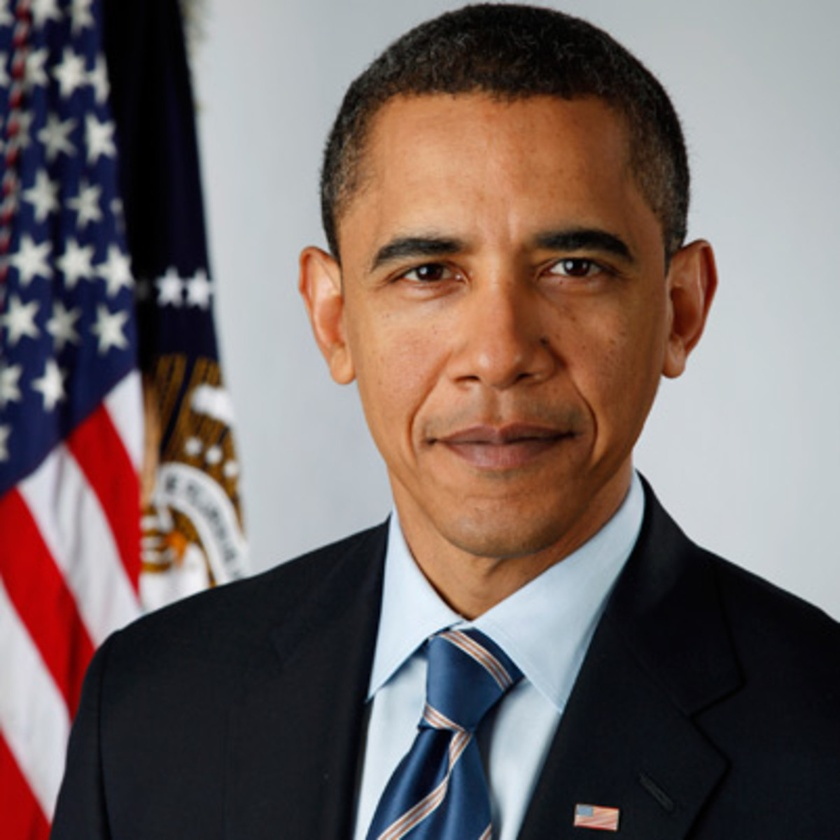
#> input picture obama.jpg, 840 x 840 px, shrunk from 1200 x 1200 before the run
$ jupyter execute --allow-errors face_swap.ipynb
#> lines starting #> are read from the running program, lines starting #| are printed output that depends on the picture
# Single image face swap using dlib and OpenCV
### Writen by:
- Eli Ghosn
- Guilherme Leite
- Rafael Rosenzvaig
### Professor Luciano Silva
### Insper - Computer Vision - 2020.2

This document will present an implementation for face swapping, between two different images, using two well-known computer vision python libraries: __dlib__ and __OpenCV__.

#### Implementation summary:
1. Load 2 images that contain a human face on it
2. Load pre-trained feature detection model
3. Apply model on images to retrieve features coordinates
4. Define facial area of interest using previously retrieved coordinates
5. Split facial area of interest into tringles
6. Cut facial region from both images and apply mask to remove the body from one image and the face from the other
7. Warp masked face image to allign with masked body image
8. Smooth edges to blend face into new body
9. Retrieve final image

To start our program, we need to import the libraries and images that are going to be used throughout our code.

[cell 1]
import cv2
import dlib
import numpy as np
from matplotlib import pyplot as plt

# Loading base images and coverting them to grayscale
face = cv2.imread("obama.jpg")
#> face is the input picture: shape (840, 840, 3); mean B, G, R 99.8, 102.3, 116.3
body = cv2.imread("trump.jpeg")
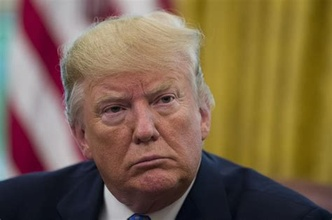
#> input picture trump.jpeg, 332 x 220 px, shrunk from 474 x 315 before the run
#> body is the input picture: shape (220, 332, 3); mean B, G, R 74.5, 100, 122.4

After importing, we convert the images to grayscale. This is done to enable feature identification that requires only 1 layer of color, instead of the usual 3 layered RGB format.

[cell 2]
face_gray = cv2.cvtColor(face, cv2.COLOR_BGR2GRAY)
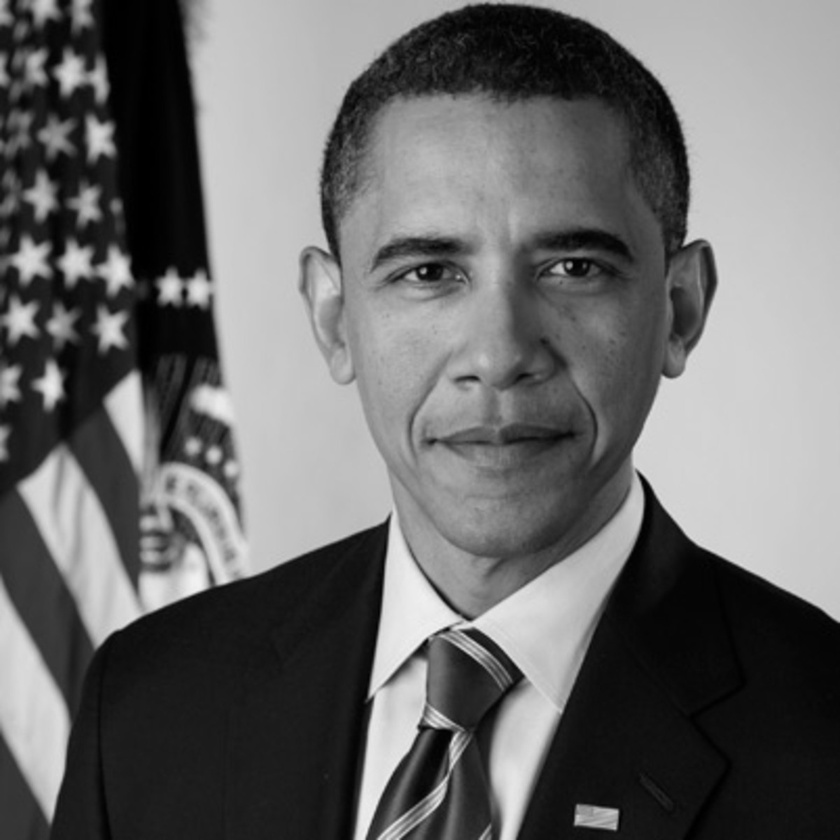
#> face_gray: shape (840, 840); min 0, max 241, mean 106.2
body_gray = cv2.cvtColor(body, cv2.COLOR_BGR2GRAY)
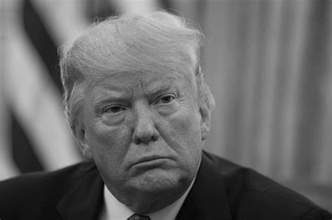
#> body_gray: shape (220, 332); min 3, max 210, mean 103.8

# Create empty matrices in the images' shapes
height, width = face_gray.shape
#> height = 840; width = 840
mask = np.zeros((height, width), np.uint8)

height, width, channels = body.shape
#> height = 220; width = 332; channels = 3

To correctly swap the faces between the two pictures, we need a program that can identify the facial features on each picture. Luckly, there is a library called [dlib](http://dlib.net/) that can identify especific geometrical shapes in images. Those shapes can then be used to predict how the face is positioned in a given image. And for that to work properly, a predictor needs to be trained to find only the features (or **landmarks** as they are called in dlib) that are useful for detecting human faces, such as eyes, mouth, nose, etc.

Below, you will find a link to a tutorial on how to find especific features on a person's face, using dlib's shape predictor.

You can download the pre-trained model [here](https://sourceforge.net/projects/dclib/files/dlib/v18.10/shape_predictor_68_face_landmarks.dat.bz2/download) then just extract it to the same folder as this notebook.

This will be the model we will be using to find the specific features on our input images.

[Full tutorial link](https://www.pyimagesearch.com/2019/12/16/training-a-custom-dlib-shape-predictor/)

#> (a cell that did not finish here is left out)

The Convex Hull of a shape or a group of points is a tight fitting convex boundary around the points or the shape, we are using this to generate a mask around the landmark point over the subject's face.

https://www.learnopencv.com/convex-hull-using-opencv-in-python-and-c/

#> (a cell that did not finish here is left out)

Now we can divide the faces into triangles using the landmarks. The triangles will be used to fit the facial features of the first person in the second one's face, this is important because each person's face is shaped diferently and the photos can be taken from different perspectives.
https://www.learnopencv.com/delaunay-triangulation-and-voronoi-diagram-using-opencv-c-python/

#> (a cell that did not finish here is left out)

We can now get the landmarks and generate the convex hull for the second person.

#> (a cell that did not finish here is left out)

To fit the first person's face into the second one's body, we  will distort the triangles generated to so that they have the same dimentions of the ones created with the landmarks of the second person, this will warp the face of the first person to fit the facial features of the second one.

[cell 7]
lines_space_new_face = np.zeros((height, width, channels), np.uint8)
body_new_face = np.zeros((height, width, channels), np.uint8)

height, width = face_gray.shape
#> height = 840; width = 840
lines_space_mask = np.zeros((height, width), np.uint8)


#> (the rest of this cell did not finish here and is left out)
